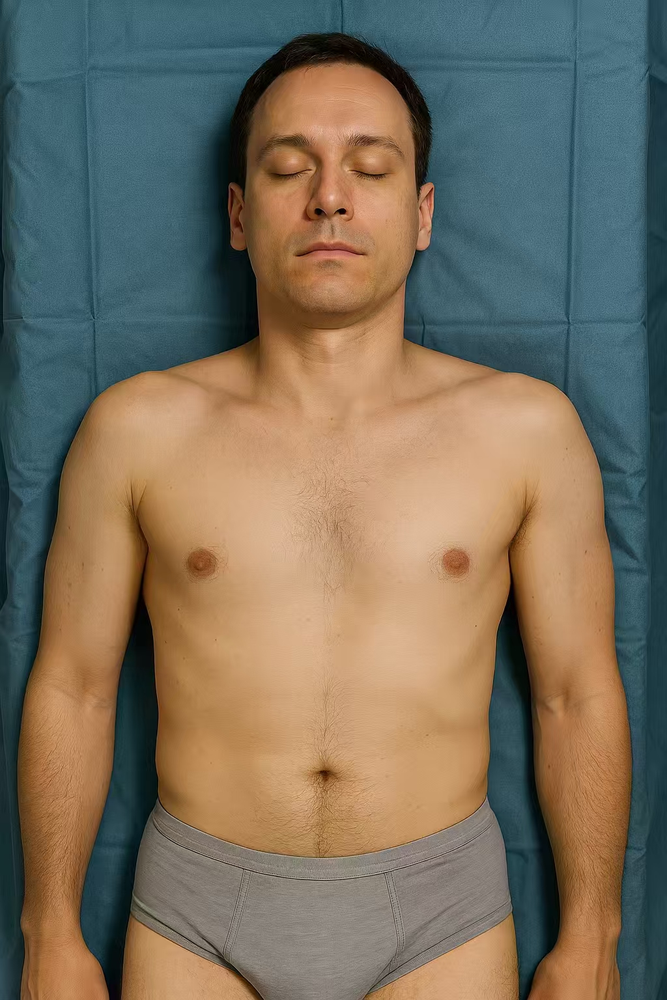
#> input picture 数据/intraop_one.png, 667 x 1000 px, shrunk from 1024 x 1536 before the run
$ python test.py --image '数据/intraop_one.png'
#> lines starting #> are read from the running program, lines starting #| are printed output that depends on the picture; after the words box and inside, x2 and y2 are one past the last pixel; in counts of white or black regions, pixels touching at a corner belong together
import cv2
import numpy as np
import argparse


def detect_and_show_circle(image_path):
    # 读取图像（灰度图）
#> called with image_path = '数据/intraop_one.png'
    img = cv2.imread(image_path)
#> img is the input picture: shape (1000, 667, 3); mean B, G, R 93.6, 110.8, 121.6
    if img is None:
        raise FileNotFoundError(f"无法读取图像: {image_path}")
    gray = cv2.cvtColor(img, cv2.COLOR_BGR2GRAY)
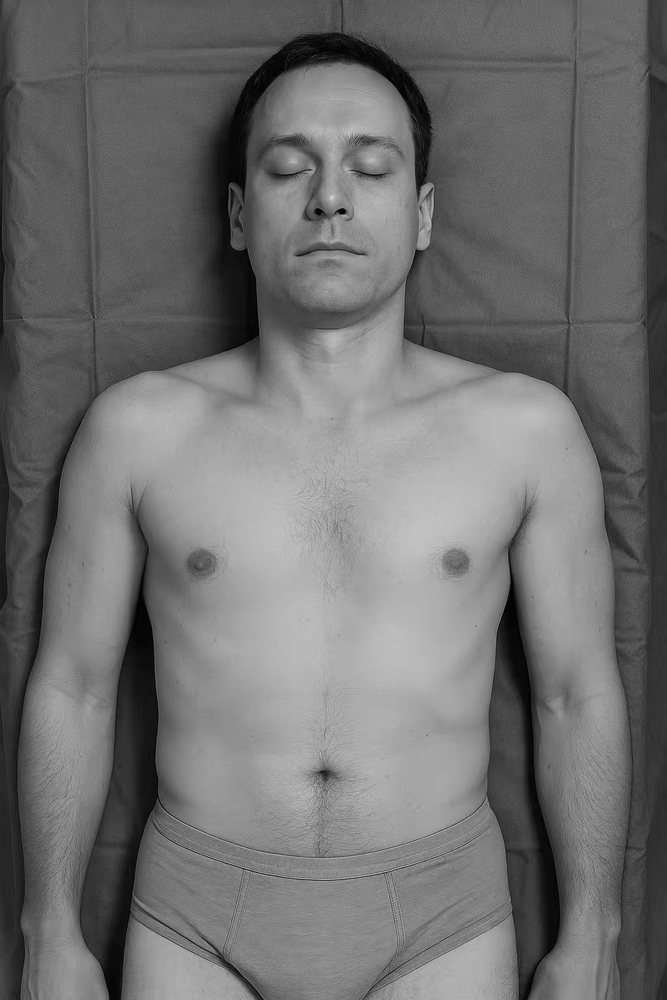
#> gray: shape (1000, 667); min 0, max 209, mean 112.1

    # 预处理（与原代码保持一致，增强检测效果）
    blur = cv2.medianBlur(gray, 5)  # 中值滤波去噪
    # 可选：增强对比度（根据图像情况调整）
    clahe = cv2.createCLAHE(clipLimit=2.0, tileGridSize=(8, 8))
    proc = clahe.apply(blur)
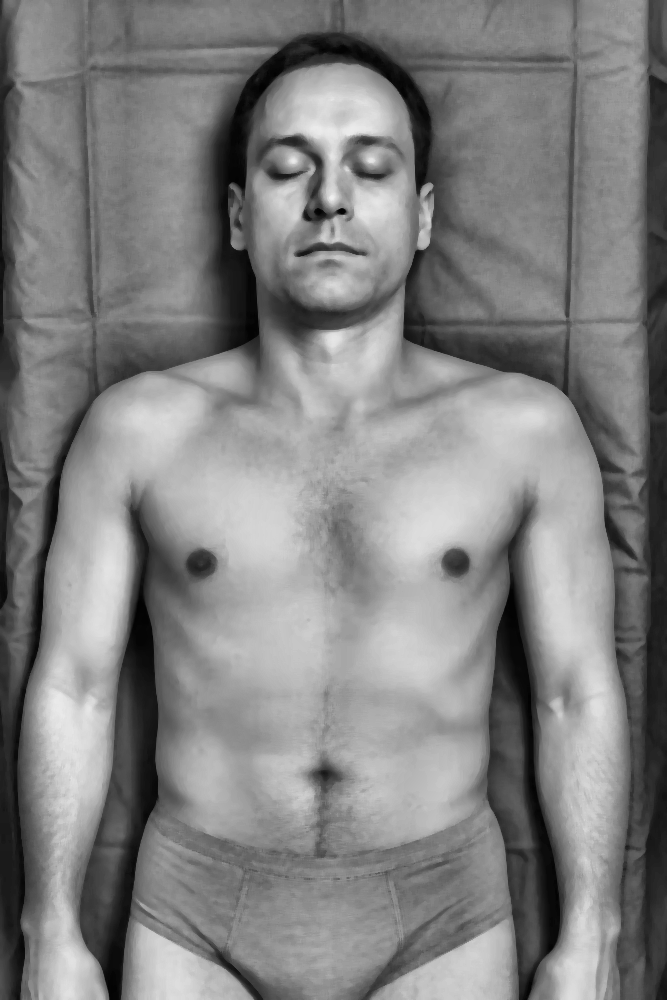
#> proc: shape (1000, 667); min 2, max 239, mean 129.2

    # 霍夫圆检测（参数与原代码一致）
    hint_diam_px = 120  # 直径初值提示（与原代码匹配）
    circles = cv2.HoughCircles(
        blur,  # 输入图像（使用模糊图减少噪声干扰）
        cv2.HOUGH_GRADIENT,  # 检测方法
        dp=1.2,  # 累加器分辨率与图像分辨率的比值
        minDist=int(min(proc.shape) / 5),  # 圆心最小距离
        param1=100,  # Canny边缘检测的高阈值
        param2=20,  # 圆心检测阈值（值越小可能检测到更多圆）
        minRadius=int(0.15 * hint_diam_px),  # 最小半径
        maxRadius=int(1.2 * hint_diam_px)  # 最大半径
    )
#> circles = 13 rows, first 8: [330.6, 137.4, 100.2], [509.4, 449.4, 77.64], [472.2, 219, 136.7], [431.4, 912.6, 128], [396.6, 748.2, 92.64], [258.6, 867, 120.5], [73.8, 556.2, 73.68], [327, 286.2, 45.84]

    # 绘制检测结果
    if circles is not None:
        # 转换为整数坐标（霍夫返回的是浮点数）
        circles = np.uint16(np.around(circles))
#> circles = 13 rows, first 8: [331, 137, 100], [509, 449, 78], [472, 219, 137], [431, 913, 128], [397, 748, 93], [259, 867, 120], [74, 556, 74], [327, 286, 46]
        for circle in circles[0, :]:
            cx, cy, r = circle  # 圆心(x,y)和半径r
            # 画圆（红色，线宽2）
            cv2.circle(img, (cx, cy), r, (0, 0, 255), 2)
            # 画圆心（绿色，半径3的实心圆）
            cv2.circle(img, (cx, cy), 3, (0, 255, 0), -1)
            # 显示圆心坐标和半径
            text = f"圆心: ({cx}, {cy}), 半径: {r}px"
            cv2.putText(img, text, (cx - 100, cy - r - 10),
                        cv2.FONT_HERSHEY_SIMPLEX, 0.5, (255, 0, 0), 2)
#> this loop made 13 passes
#> (cx, cy, r) on passes 1 to 12: (331, 137, 100), (509, 449, 78), (472, 219, 137), (431, 913, 128), (397, 748, 93), (259, 867, 120), (74, 556, 74), (327, 286, 46), (161, 991, 70), (577, 586, 67), (571, 981, 36), (135, 430, 51)
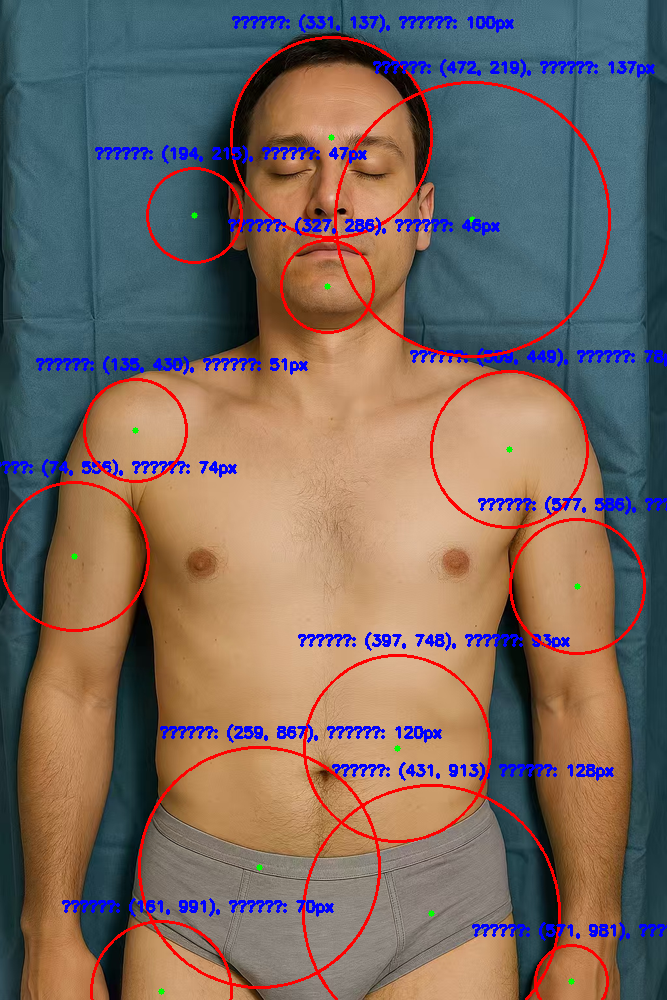
#> img: shape (1000, 667, 3); 5.69% of pixels changed, all inside (x1, y1, x2, y2) = (0, 14, 667, 1000)
        print("霍夫圆检测成功，已标记结果")
    else:
        print("霍夫圆检测失败，未找到符合条件的圆")

    # 显示图像
    cv2.namedWindow("霍夫圆检测结果", cv2.WINDOW_NORMAL)
    cv2.imshow("霍夫圆检测结果", img)
    cv2.waitKey(0)  # 按任意键关闭窗口
    cv2.destroyAllWindows()


if __name__ == "__main__":
    # 解析命令行参数（指定图像路径）
    parser = argparse.ArgumentParser()
    parser.add_argument("--image", required=True, help="输入带贴片的术前图像路径")
    args = parser.parse_args()
    detect_and_show_circle(args.image)
